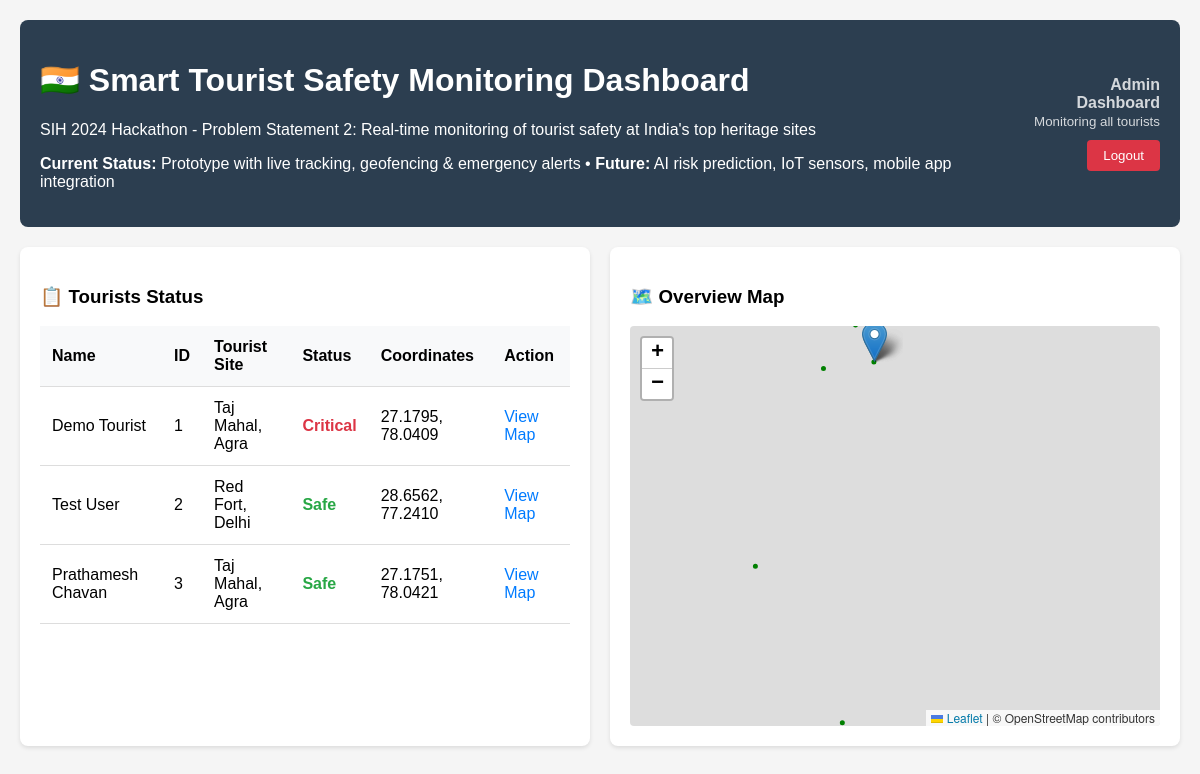
Page / (signed in) on the earlier database version.
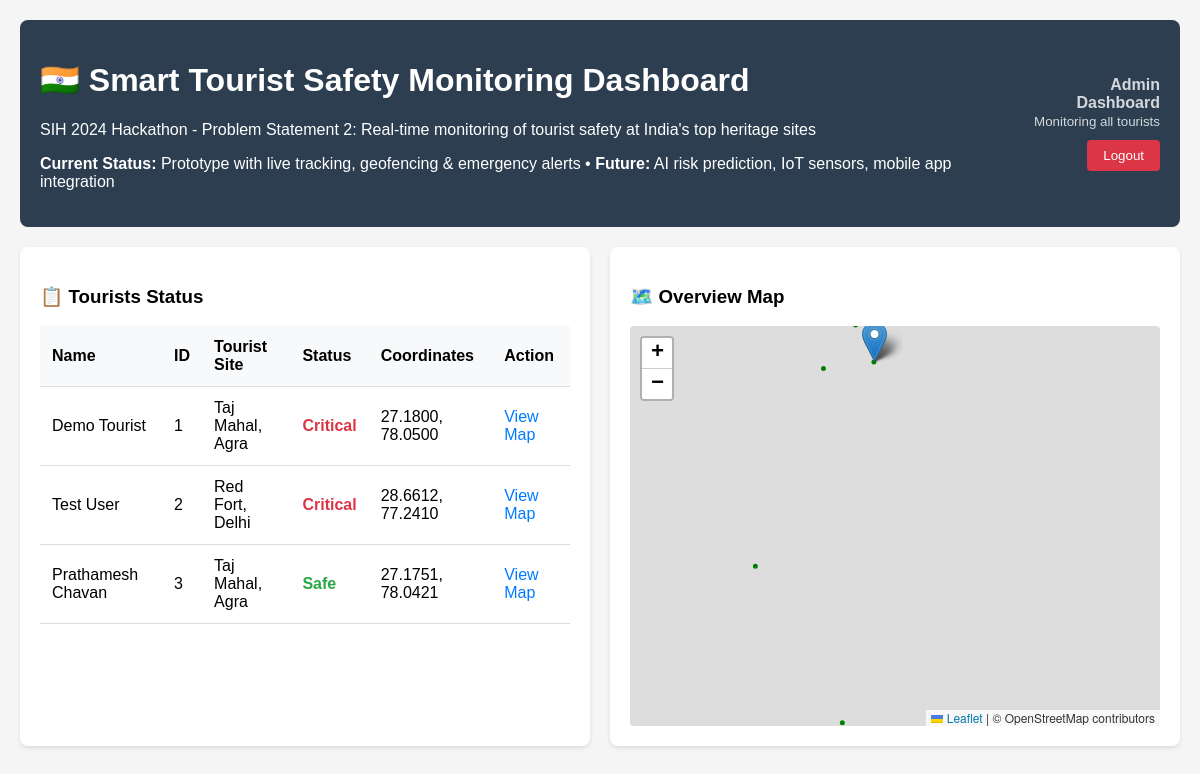
Same page on the later database version.
### models.py (models this page shows, shortened)
class Tourist(Base):
    __tablename__ = "tourists"
    id = Column(Integer, primary_key=True, index=True)
    user_id = Column(Integer, ForeignKey("users.id"), nullable=False, unique=True)
    name = Column(String, nullable=False)
    blockchain_id = Column(String, unique=True, nullable=False)
    location_id = Column(Integer, default=1)  # ID of selected tourist place
    last_lat = Column(Float, default=27.1751)  # Default to Taj Mahal
    last_lon = Column(Float, default=78.0421)
    status = Column(String, default="Safe")  # Safe or Critical
    incidents = relationship("Incident", back_populates="tourist")
    user = relationship("User", back_populates="tourist")

### app.py (the view)
@app.get("/", response_class=HTMLResponse)
async def dashboard_page(request: Request, db: AsyncSession = Depends(get_db)):
    from auth import get_user_from_cookie_token
    current_user = await get_user_from_cookie_token(
        request.cookies.get("access_token"), db
    )
    if not current_user:
        return RedirectResponse(url="/login", status_code=status.HTTP_302_FOUND)
    if str(current_user.role) != "admin":
        return RedirectResponse(url="/tourist-dashboard", status_code=status.HTTP_302_FOUND)
    result = await db.execute(select(Tourist))
    tourists = result.scalars().all()
    tourists_data = []
    for tourist in tourists:
        tourist_place = get_tourist_place_by_id(int(str(tourist.location_id)))
        tourists_data.append({
            "id": tourist.id,
            "name": tourist.name,
            "blockchain_id": tourist.blockchain_id,
            "last_lat": tourist.last_lat,
            "last_lon": tourist.last_lon,
            "status": tourist.status,
            "location_id": tourist.location_id,
            "location_name": tourist_place["name"]
        })
    return templates.TemplateResponse("dashboard.html", {
        "request": request,
        "tourists": tourists_data,
        "geofence": GEOFENCE_CENTER
    })

### templates/dashboard.html (shortened to what this page needs)
<!DOCTYPE html>
<html lang="en">
<head>
    <link rel="stylesheet" href="https://unpkg.com/leaflet@1.9.4/dist/leaflet.css" />
</head>
<body>
    <div class="header">
        <div style="display: flex; justify-content: space-between; align-items: center;">
            <div>
                <h1>🇮🇳 Smart Tourist Safety Monitoring Dashboard</h1>
                <p>SIH 2024 Hackathon - Problem Statement 2: Real-time monitoring of tourist safety at India's top heritage sites</p>
                <p><strong>Current Status:</strong> Prototype with live tracking, geofencing & emergency alerts • <strong>Future:</strong> AI risk prediction, IoT sensors, mobile app integration</p>
            </div>
            <div style="text-align: right;">
                <div style="color: rgba(255,255,255,0.8); margin-bottom: 10px;">
                    <strong>Admin Dashboard</strong><br>
                    <small>Monitoring all tourists</small>
                </div>
                <form method="post" action="/auth/logout" style="margin: 0;">
                    <button type="submit" style="background: #dc3545; color: white; border: none; padding: 8px 16px; border-radius: 4px; cursor: pointer;">Logout</button>
                </form>
            </div>
        </div>
    </div>
    <div class="dashboard">
        <div class="tourists-panel">
            <h3>📋 Tourists Status</h3>
            <table class="tourist-table" id="touristsTable">
                <thead>
                    <tr>
                        <th>Name</th>
                        <th>ID</th>
                        <th>Tourist Site</th>
                        <th>Status</th>
                        <th>Coordinates</th>
                        <th>Action</th>
                    </tr>
                </thead>
                <tbody>
                    {% for tourist in tourists %}
                    <tr data-tourist-id="{{ tourist.id }}">
                        <td>{{ tourist.name }}</td>
                        <td>{{ tourist.id }}</td>
                        <td>{{ tourist.location_name }}</td>
                        <td class="status-{{ tourist.status|lower }}">{{ tourist.status }}</td>
                        <td>{{ "%.4f"|format(tourist.last_lat) }}, {{ "%.4f"|format(tourist.last_lon) }}</td>
                        <td>
                            <a href="/tourist/{{ tourist.id }}" class="tourist-link">View Map</a>
                        </td>
                    </tr>
                    {% endfor %}
                </tbody>
            </table>
        </div>
        <div class="map-panel">
            <h3>🗺️ Overview Map</h3>
            <div id="map"></div>
        </div>
    </div>
</body>
</html>

### templates/dashboard.html (style rules this page uses)
body { font-family: Arial, sans-serif; margin: 0; padding: 20px; background-color: #f5f5f5; }
.header { background-color: #2c3e50; color: white; padding: 20px; border-radius: 8px; margin-bottom: 20px; }
.dashboard { display: grid; grid-template-columns: 1fr 1fr; gap: 20px; }
.tourists-panel, .map-panel { background: white; padding: 20px; border-radius: 8px; box-shadow: 0 2px 4px rgba(0,0,0,0.1); }
.tourist-table { width: 100%; border-collapse: collapse; }
.tourist-table th, .tourist-table td { padding: 12px; text-align: left; border-bottom: 1px solid #ddd; }
.tourist-table th { background-color: #f8f9fa; }
.status-safe { color: #28a745; font-weight: bold; }
.status-critical { color: #dc3545; font-weight: bold; }
#map { height: 400px; border-radius: 4px; }
.tourist-link { color: #007bff; text-decoration: none; }

Differences in the rows shown:
changed Tourist "Demo Tourist": last_lat "27.1795" → "27.1800"; last_lon "78.0409" → "78.0500"
changed Tourist "Test User": status "Safe" → "Critical"; last_lat "28.6562" → "28.6612"
